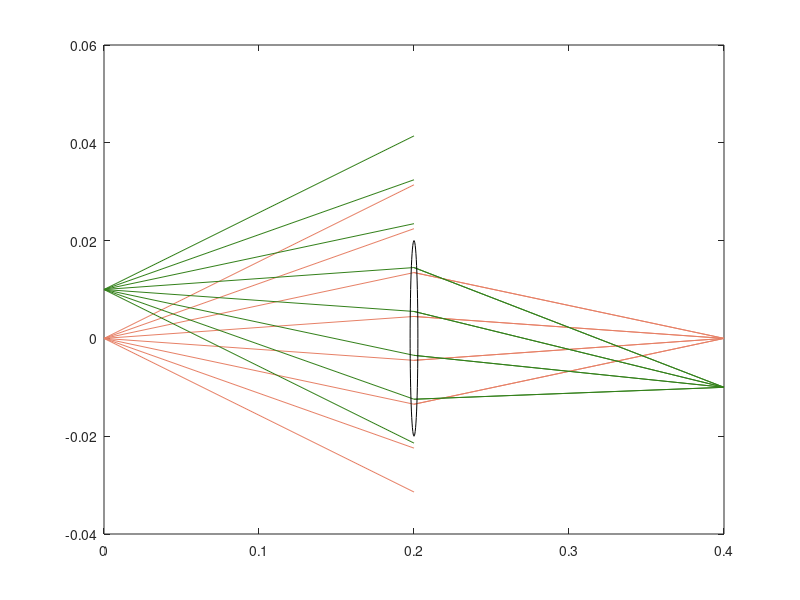

Reproduce this figure in MATLAB.
clc;
clearvars;
close all;
% *******************************************************************
d1 = 0.2;
f = 0.1;
d2 = f*d1/(d1-f);
n = 8;
lens_r = 0.02;

angles = linspace(pi/20,-pi/20,8);

M_d1 = [1, d1, 0, 0;
        0, 1,  0, 0;
        0, 0,  1, d1;
        0, 0,  0, 1];

M_d2 = [1, d2, 0, 0;
        0, 1,  0, 0;
        0, 0,  1, d2;
        0, 0,  0, 1];

M_f = [1,    0, 0,    0;
       -1/f, 1, 0,    0;
       0,    0, 1,    0;
       0,    0, -1/f, 1];
% *******************************************************************

for i = 1:n
    rays_in(:,i) = [0;angles(i);0;0];
end

rays_out = M_d1*rays_in;

% rays_in is a 4 x N matrix representing the rays emitted from an object
% rays_out is a 4 x N matrix representing the rays after propagating distance d
ray_z = [zeros(1,size(rays_in,2)); d1*ones(1,size(rays_in,2))];
plot(ray_z, [rays_in(1,:); rays_out(1,:)],'color',[0.9,0.5,0.4]);
hold on;

ray_z = [d1*ones(1,2); (d1+d2)*ones(1,2)];
for i = 1:n
    % check if rays goes through the lens
    if abs(rays_out(1,i)) <= lens_r
        rays_through_lens = M_f * rays_out(:,i);
        rays_after_lens = M_d2 * rays_through_lens;

        plot(ray_z, [rays_out(1,i); rays_after_lens(1)],'color',[0.9,0.5,0.4]);
    end
end

% *******************************************************************
% second set of rays
for i = 1:n
    % Set the rays_in for the green rays with origion at x = 0.01
    rays_in(:,i) = [0.01;angles(i);0;0];
end
% set rays_out and plot the first half og the rays
rays_out = M_d1 * rays_in;
ray_z = [zeros(1,size(rays_in,2)); d1*ones(1,size(rays_in,2))];
plot(ray_z, [rays_in(1,:); rays_out(1,:)],"color",[0.2,0.5,0.1]);

ray_z = [d1*ones(1,2); (d1+d2)*ones(1,2)];
for i = 1:n
    % check if rays goes through the lens
    if abs(rays_out(1,i)) <= lens_r
        rays_through_lens = M_f * rays_out(:,i);
        rays_after_lens = M_d2 * rays_through_lens;
        % We can see that these green rays starts at x= 0.01 and converges at x=-0.01 
        plot(ray_z, [rays_out(1,i); rays_after_lens(1)],'color',[0.2,0.5,0.1]);
    end
end

% *******************************************************************
% draw the little oval to represent the lens
w = 0.005;
h = 2*lens_r;
pos = [d1 - w/2, -lens_r, w, h];
rectangle('Position', pos, 'Curvature', [1,1]);
